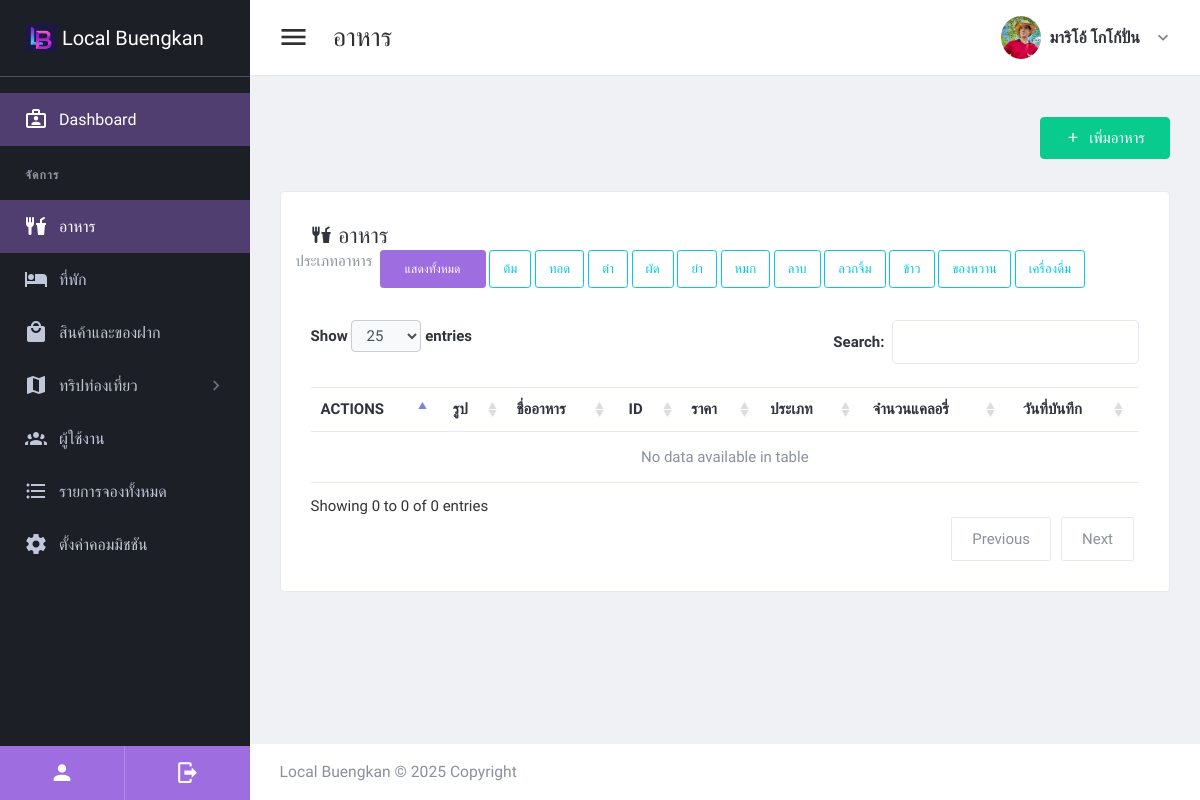
Page /admin92837/foods.php (signed in) on the committed database.
### tables this page shows
CREATE TABLE `foods_category` (
  `fc_id` int(7) NOT NULL,
  `fc_name` varchar(255) NOT NULL
);

### admin92837/foods.php (the view, shortened to what this page needs)
<!DOCTYPE html>
<html lang="en" dir="ltr">
  <head>
  <link href="plugins/material/css/materialdesignicons.min.css" rel="stylesheet" />
  <link href="plugins/simplebar/simplebar.css" rel="stylesheet" />
  <link href="plugins/nprogress/nprogress.css" rel="stylesheet" />
  <link href="plugins/prism/prism.css" rel="stylesheet" />
    <link href="plugins/toaster/toastr.min.css" rel="stylesheet">
  <link href="plugins/DataTables/DataTables-1.10.18/css/jquery.dataTables.min.css" rel="stylesheet" />
  <link id="main-css-href" rel="stylesheet" href="css/style.css" />
</head>
  <body class="navbar-fixed sidebar-fixed" id="body">
    <div class="wrapper">
<?php include("left-sidebar.php"); ?>
      <div class="page-wrapper">
<?php include("header.php"); ?>
        <div class="content-wrapper">
          <div class="content">
 <div class="card card-default border-0 bg-transparent">
  <div class="card-header align-items-center p-0">
    <a href="#" class="btn btn-success" data-toggle="modal" data-target="#ModalFormAdd">
      <i class="mdi mdi-plus mr-1"></i> เพิ่มอาหาร
    </a>
  </div>
</div>
<div class="card card-default">
  <div class="card-header">
    <h2><i class="mdi mdi-food-fork-drink"></i> อาหาร</h2>
      <div class="row text-right">
      ประเภทอาหาร &nbsp;
           <button class="btn btn-primary btn-sm category-btn" data-category="all">แสดงทั้งหมด</button>&nbsp;
      <?php
include_once("../connectdb.php");
$sql2 = "SELECT * FROM `foods_category` ORDER BY `foods_category`.`fc_id` ASC";
$result2 = $conn->query($sql2);
while ($row2 = $result2->fetch_assoc()) {
?>
					<button class="btn btn-outline-info btn-sm category-btn" data-category="<?=$row2['fc_name'];?>" style="text-transform: none; font-size: 13px; padding: 6px 13px; line-height: 1.5;">
						<?=$row2['fc_name'];?>
					</button>&nbsp;
<?php } ?>
</div>
  </div>
  <div class="card-body">
    <table id="foodsTable" class="table table-hover table-product" style="width:100%" cellpadding="20">
      <thead>
        <tr>
          <th>Actions</th>
          <th>รูป</th>
          <th>ชื่ออาหาร</th>
          <th>ID</th>
          <th>ราคา</th>
          <th>ประเภท</th>
          <th>จำนวนแคลอรี่</th>
          <th>วันที่บันทึก</th>
        </tr>
      </thead>
      <tbody>
      </tbody>
    </table>
  </div>
</div>
</div>
        </div>
<?php include("footer.php"); ?>
      </div>
    </div>
    </body>
</html>

### admin92837/left-sidebar.php (shortened to what this page needs)
        <aside class="left-sidebar sidebar-dark" id="left-sidebar">
          <div id="sidebar" class="sidebar sidebar-with-footer">
            <div class="app-brand">
              <a href="index2.php">
                <img src="images/lb.png" alt="Mono" width="32">
                <span class="brand-name">Local Buengkan</span>
              </a>
            </div>
            <div class="sidebar-left" data-simplebar style="height: 100%;">
              <ul class="nav sidebar-inner" id="sidebar-menu">
                  <li
                   class="active"
                   >
                    <a class="sidenav-item-link" href="index2.php">
                      <i class="mdi mdi-briefcase-account-outline"></i>
                      <span class="nav-text">Dashboard</span>
                    </a>
                  </li>
                  <li class="section-title">
                    จัดการ
                  </li>
                  <li class="<?=(basename($_SERVER['PHP_SELF'])=='foods.php')?'active':'';?>">
                    <a class="sidenav-item-link" href="foods.php">
                      <i class="mdi mdi-food-fork-drink"></i>
                      <span class="nav-text">อาหาร</span>
                    </a>
                  </li>
                  <li class="<?=(basename($_SERVER['PHP_SELF'])=='homestays.php')?'active':'';?>">
                    <a class="sidenav-item-link" href="homestays.php">
                      <i class="mdi mdi-hotel"></i>
                      <span class="nav-text">ที่พัก</span>
                    </a>
                  </li>
                  <li class="<?=(basename($_SERVER['PHP_SELF'])=='products.php')?'active':'';?>">
                    <a class="sidenav-item-link" href="products.php">
                      <i class="mdi mdi-shopping"></i>
                      <span class="nav-text">สินค้าและของฝาก</span>
                    </a>
                  </li>
                  <li class="has-sub <?=(basename($_SERVER['PHP_SELF']) == 'tours.php' || basename($_SERVER['PHP_SELF']) == 'work_chedule_guide_admin.php') ? 'active' : '';?>
">
                    <a class="sidenav-item-link" href="tours.php" data-toggle="collapse" data-target="#subguide"
                      aria-expanded="false" aria-controls="subguide">
                      <i class="mdi mdi-map"></i>
                      <span class="nav-text">ทริปท่องเที่ยว</span> <b class="caret"></b>
                    </a>
                  </li>
                  <li class="<?=(basename($_SERVER['PHP_SELF'])=='users.php')?'active':'';?>">
                    <a class="sidenav-item-link" href="users.php">
                      <i class="mdi mdi-account-group"></i>
                      <span class="nav-text">ผู้ใช้งาน</span>
                    </a>
                  </li>
                  <li class="<?=(basename($_SERVER['PHP_SELF'])=='transactions.php')?'active':'';?>">
                    <a class="sidenav-item-link" href="transactions.php">
                      <i class="mdi mdi-format-list-bulleted"></i>
                      <span class="nav-text">รายการจองทั้งหมด</span>
                    </a>
                  </li>
                  <li class="<?=(basename($_SERVER['PHP_SELF'])=='commission_settings.php')?'active':'';?>">
                    <a class="sidenav-item-link" href="commission_settings.php">
                      <i class="mdi mdi-settings"></i>
                      <span class="nav-text">ตั้งค่าคอมมิชชัน</span>
                    </a>
                  </li>
              </ul>
            </div>
            <div class="sidebar-footer">
              <div class="sidebar-footer-content">
                <ul class="d-flex">
                  <li>
                     <a href="myprofile_admin.php" title="ข้อมูลส่วนตัว"><i class="mdi mdi-account"></i></a></li>
                  <li>
                    <a href="sign-out.php" title="ออกจากระบบ"><i class="mdi mdi-logout"></i></a>
                  </li>
                </ul>
              </div>
            </div>
          </div>
        </aside>

### admin92837/header.php (shortened to what this page needs)
          <header class="main-header" id="header">
            <nav class="navbar navbar-expand-lg navbar-light" id="navbar">
              <button id="sidebar-toggler" class="sidebar-toggle">
              </button>
              <span class="page-title">
<?php
$page = basename($_SERVER['PHP_SELF']);
switch ($page) {
    case 'foods.php': echo 'อาหาร'; break;
}
?>
                </span>
              <div class="navbar-right ">
                <ul class="nav navbar-nav">
                  <li class="dropdown user-menu">
                    <button class="dropdown-toggle nav-link" data-toggle="dropdown">
                      <img src="../images/users/<?php echo $_SESSION['bpicture']?>" class="user-image rounded-circle" />
                      <span class="d-none d-lg-inline-block"><?php echo $_SESSION['bfullname']?></span>
                    </button>
                  </li>
                </ul>
              </div>
            </nav>
          </header>

### admin92837/footer.php (shortened to what this page needs)
<footer class="footer mt-auto">
  <div class="copyright bg-white">
    <p>
      Local Buengkan &copy; <span id="copy-year"></span> Copyright
    </p>
  </div>
</footer>

### admin92837/foods.php (style rules this page uses)
body { font-family: "Prompt", serif; }

### rows in the picture
foods_category: fc_name "ต้ม"
foods_category: fc_name "ทอด"
foods_category: fc_name "ตำ"
foods_category: fc_name "ผัด"
foods_category: fc_name "ยำ"
foods_category: fc_name "หมก"
foods_category: fc_name "ลาบ"
foods_category: fc_name "ลวกจิ้ม"
foods_category: fc_name "ข้าว"
foods_category: fc_name "ของหวาน"
foods_category: fc_name "เครื่องดื่ม"

### other values in the picture
$_SESSION['bfullname'] "มาริโอ้ โกโก้ปั่น"
